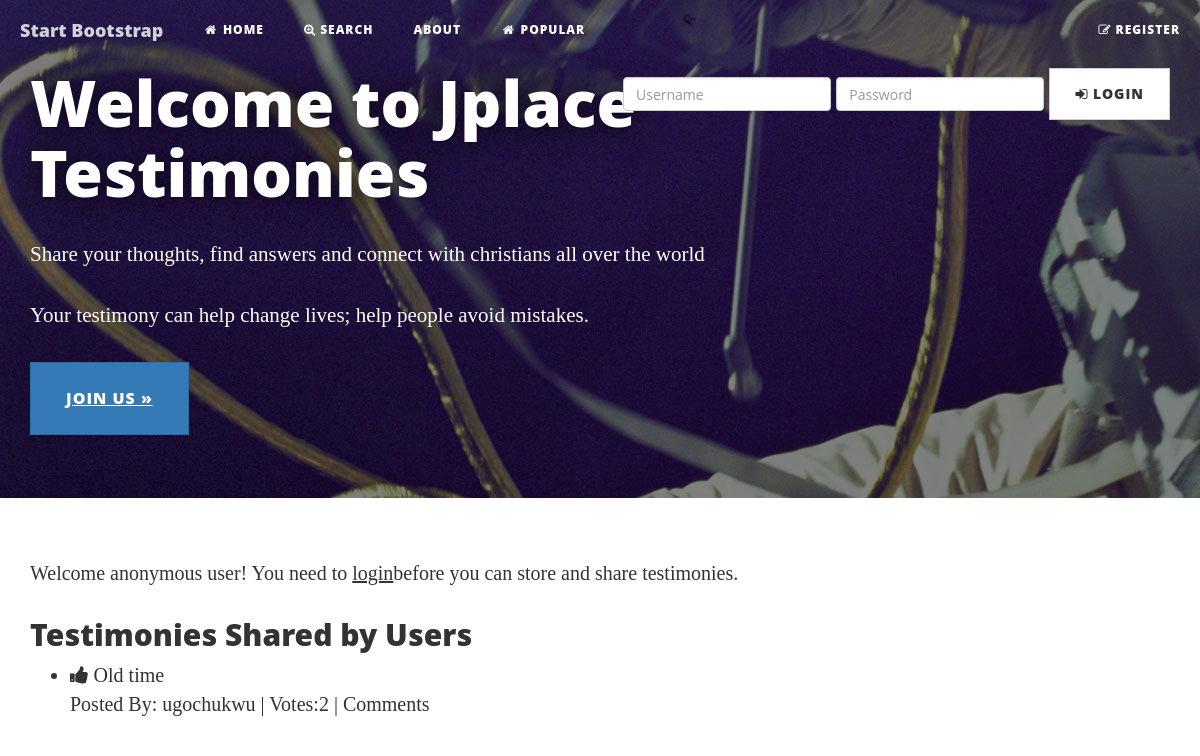
The page / on the database its author committed.
### jplaceapp/models.py (models this page shows, shortened)
class SharedTestimonies(models.Model):
    testimony = models.ForeignKey(Testimonies, unique=True)
    date = models.DateTimeField(auto_now_add=True)
    votes = models.IntegerField(default=1)
    users_voted = models.ManyToManyField(User)

class Testimonies(models.Model):
    title = models.CharField(max_length=200)
    user = models.ForeignKey(User)
    testimonies = models.ForeignKey(My_testimony)

### jplaceapp/views.py (the view)
# urls.py: url(r'^$', 'jplaceapp.views.home', name='home'),
def home(request):
    title="Welcome to Jplace"
    shared_testimonies = SharedTestimonies.objects.order_by('-date')[:10]
    context={
        "title":title,
        "shared_testimonies": shared_testimonies
    }
    return render(request,"home.html",context)

### templates/home.html (shortened to what this page needs)
{% extends "base.html" %}
{% load staticfiles %}
{% load crispy_forms_tags %}
{% block jumbotron %}
    <div class="jumbotron" >
        <div class="container" style="">
            <div class="row">
                <div class="col-sm-8">
                <h1>Welcome to Jplace Testimonies</h1>
                <p>Share your thoughts, find answers and connect with christians all over the world</p>
                <p>Your testimony can help change lives; help people avoid mistakes.</p>
                  <p>
                      <a class="btn btn-lg btn-primary" href="" role="button">Join Us &raquo;</a>
                  </p>
                </div>
            </div>
        </div>
    </div>
  <div class="container">
    {% if user.is_authenticated %}
    <p>Welcome {{ user.username }}!  Here you can store and share testimonies!</p>
    {% else %}
    <p>Welcome anonymous user! You need to <a href="{% url 'auth_login' %}">login</a>before you can store and share testimonies.</p>
    {% endif %}
       <h2>Testimonies Shared by Users</h2>
    {% include 'shared_testimony_list.html' %}
  </div>
{% endblock %}

### templates/shared_testimony_list.html
{% if shared_testimonies %}
<ul class="bookmarks">
    {% for obj in shared_testimonies %}
    <li>
         <a href="/vote/?id={{ obj.id }}" class="vote"><i class="fa fa-thumbs-up" aria-hidden="true"></i></a>
        <a href="{{ obj.testimony.testimonies.testimony }}" class="title">{{ obj.testimony.title|escape }}</a>
     <br />
        Posted By:
        <a href="/user/{{ obj.testimony.user.username }}/" class="username"> {{ obj.testimony.user.username }}</a> |
        <span class="vote-count">Votes:{{ obj.votes }} |  <a href="/testimonies/{{ obj.id}}/">Comments</a> </span>
    </li>
    {% endfor %}
</ul>
{% else %}
<p>No bookmarks found.</p>
{% endif %}

### static/our_static/css/home.css (style rules this page uses)
body { min-height: 1000px; }
.jumbotron { margin-top: 50px; }
.jumbotron h1 { font-size: 64px; text-shadow: 0 1px 1px rgba(0,0,0,0.25),0 1px 30px rgba(0,0,0,0.75); }

### rows shown on the page
SharedTestimonies: testimony "Old time", testimony.user.username "ugochukwu", votes "2"
